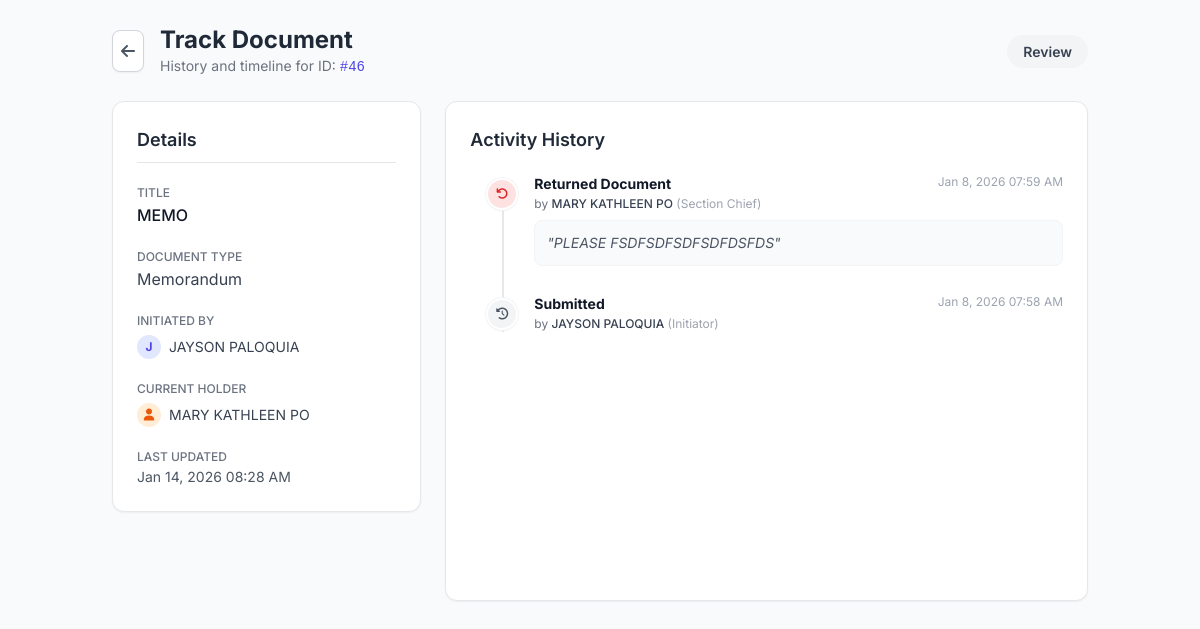
Before: /track_document.php?id=46 (signed in) with the older database file.
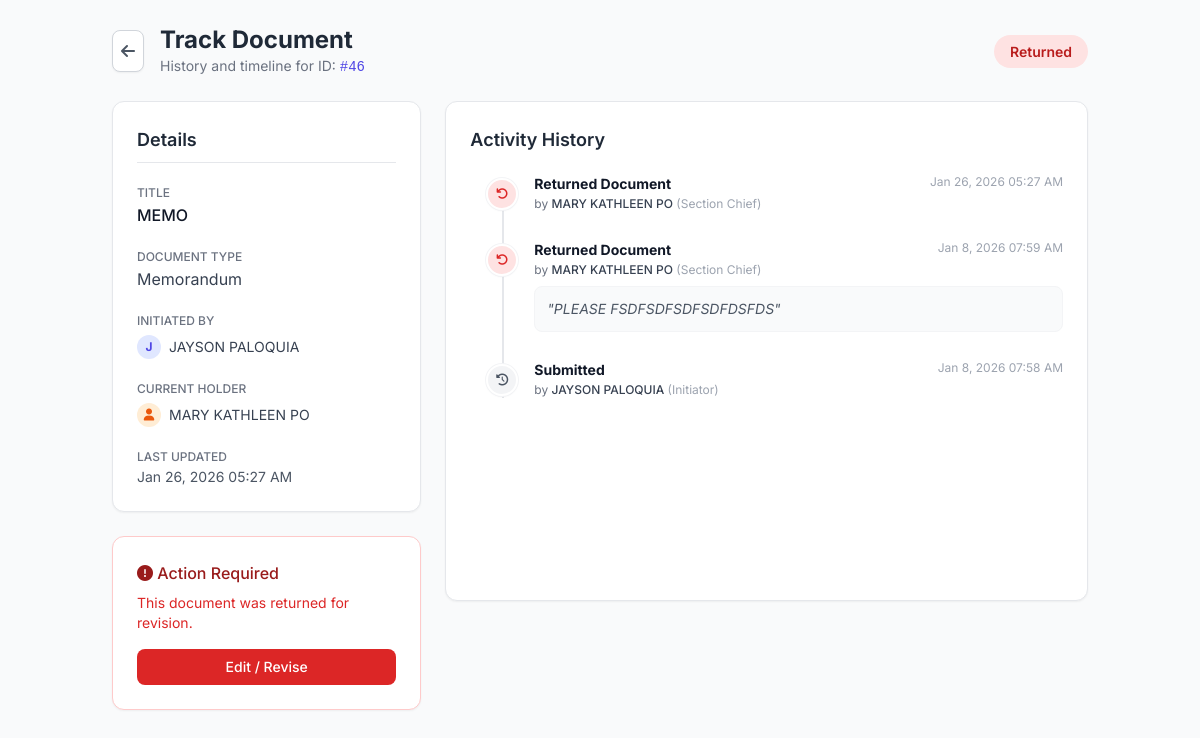
After: the same page with the newer database file.
### tables this page shows
CREATE TABLE `documents` (
  `doc_id` int(11) NOT NULL,
  `title` varchar(255) NOT NULL,
  `doc_type` varchar(100) NOT NULL,
  `status` enum('Draft','Review','Signing','Completed','Returned','Archived') NOT NULL,
  `remarks` text DEFAULT NULL,
  `initiator_id` int(11) NOT NULL,
  `current_owner_id` int(11) DEFAULT NULL,
  `created_at` timestamp NOT NULL DEFAULT current_timestamp(),
  `updated_at` timestamp NOT NULL DEFAULT current_timestamp() ON UPDATE current_timestamp(),
  `Station` text NOT NULL
);

CREATE TABLE `document_actions` (
  `action_id` int(11) NOT NULL,
  `doc_id` int(11) NOT NULL,
  `user_id` int(11) NOT NULL,
  `action` varchar(255) NOT NULL COMMENT 'e.g., Submitted, Drafted, Approved, Signed, Returned',
  `message` text DEFAULT NULL,
  `created_at` timestamp NOT NULL DEFAULT current_timestamp()
);

CREATE TABLE `users` (
  `user_id` int(11) NOT NULL,
  `email` varchar(255) NOT NULL,
  `password_hash` varchar(255) NOT NULL,
  `first_name` varchar(100) NOT NULL,
  `middle_name` varchar(100) DEFAULT NULL,
  `last_name` varchar(100) NOT NULL,
  `suffix` varchar(20) DEFAULT NULL,
  `position` varchar(100) DEFAULT NULL,
  `designation` varchar(100) DEFAULT NULL,
  `division` varchar(100) DEFAULT NULL,
  `sex` enum('Male','Female','Other','Prefer not to say') DEFAULT NULL,
  `contact_number` varchar(50) DEFAULT NULL,
  `role` enum('Initiator','Section Chief','Division Chief','ARD','RED','Records Office','Admin') NOT NULL DEFAULT 'Initiator',
  `status` varchar(50) NOT NULL DEFAULT 'Pending',
  `verification_token` varchar(255) DEFAULT NULL,
  `token_expiry` datetime DEFAULT NULL,
  `reset_token` varchar(255) DEFAULT NULL,
  `reset_token_expiry` datetime DEFAULT NULL,
  `created_at` timestamp NOT NULL DEFAULT current_timestamp(),
  `otos_userlink` int(11) NOT NULL,
  `profile_picture_path` varchar(255) DEFAULT NULL
);

### track_document.php (the view, shortened to what the changed rows need)
<?php
$conn = null;
$doc_id = (int)$_GET['id'];
$doc_info = null;
$history = [];
if ($conn) {
    $sql_doc = "SELECT d.*,
                CONCAT(u.first_name, ' ', u.last_name) as initiator_name,
                CONCAT(own.first_name, ' ', own.last_name) as current_owner_name
                FROM documents d
                LEFT JOIN users u ON d.initiator_id = u.user_id
                LEFT JOIN users own ON d.current_owner_id = own.user_id
                WHERE d.doc_id = ?";
    $stmt = $conn->prepare($sql_doc);
    $stmt->bind_param("i", $doc_id);
    $stmt->execute();
    $result_doc = $stmt->get_result();
    $doc_info = $result_doc->fetch_assoc();
    $sql_hist = "SELECT da.*,
                 CONCAT(u.first_name, ' ', u.last_name) as actor_name,
                 u.role as actor_role
                 FROM document_actions da
                 LEFT JOIN users u ON da.user_id = u.user_id
                 WHERE da.doc_id = ?
                 ORDER BY da.created_at DESC";
    $stmt = $conn->prepare($sql_hist);
    $stmt->bind_param("i", $doc_id);
    $stmt->execute();
    $result_hist = $stmt->get_result();
    while ($row = $result_hist->fetch_assoc()) {
        $history[] = $row;
    }
}
function getActionStyle($action) {
    $action = strtolower($action);
    if (strpos($action, 'created') !== false || strpos($action, 'draft') !== false) {
        return ['icon' => 'fa-plus', 'color' => 'bg-blue-100 text-blue-600', 'border' => 'border-blue-200'];
    } elseif (strpos($action, 'returned') !== false || strpos($action, 'reject') !== false) {
        return ['icon' => 'fa-undo', 'color' => 'bg-red-100 text-red-600', 'border' => 'border-red-200'];
    } elseif (strpos($action, 'signed') !== false || strpos($action, 'approved') !== false) {
        return ['icon' => 'fa-file-signature', 'color' => 'bg-green-100 text-green-600', 'border' => 'border-green-200'];
    } elseif (strpos($action, 'completed') !== false || strpos($action, 'final') !== false) {
        return ['icon' => 'fa-check-double', 'color' => 'bg-indigo-100 text-indigo-600', 'border' => 'border-indigo-200'];
    } elseif (strpos($action, 'forwarded') !== false) {
        return ['icon' => 'fa-share', 'color' => 'bg-orange-100 text-orange-600', 'border' => 'border-orange-200'];
    }
    return ['icon' => 'fa-history', 'color' => 'bg-gray-100 text-gray-600', 'border' => 'border-gray-200'];
}
?>
<!DOCTYPE html>
<html lang="en">
<head>
    <script src="https://cdn.tailwindcss.com"></script>
    <link rel="stylesheet" href="https://cdnjs.cloudflare.com/ajax/libs/font-awesome/6.4.0/css/all.min.css">
</head>
<body class="p-6 max-w-5xl mx-auto">
    <div class="mb-6 flex items-center justify-between">
        <div class="flex items-center gap-4">
            <div>
                <h1 class="text-2xl font-bold text-gray-800">Track Document</h1>
            </div>
        </div>
        <div>
            <span class="px-4 py-2 rounded-full text-sm font-semibold
                <?php
                $st = $doc_info['status'] ?? 'Unknown';
                if($st == 'Returned') echo 'bg-red-100 text-red-700';
                elseif($st == 'Completed') echo 'bg-green-100 text-green-700';
                elseif($st == 'Signing') echo 'bg-blue-100 text-blue-700';
                else echo 'bg-gray-100 text-gray-700';
                ?>">
                <?php echo htmlspecialchars($st); ?>
            </span>
        </div>
    </div>
    <?php if (!$doc_info): ?>
        <div class="bg-red-50 border border-red-200 text-red-700 p-4 rounded-lg">
            <i class="fas fa-exclamation-triangle mr-2"></i> Document not found or you do not have permission to view it.
        </div>
    <?php else: ?>
        <div class="grid grid-cols-1 md:grid-cols-3 gap-6">
            <div class="md:col-span-1 space-y-6">
                <div class="bg-white rounded-xl shadow-sm border border-gray-200 p-6">
                    <h2 class="text-lg font-semibold text-gray-800 mb-4 border-b pb-2">Details</h2>
                    <div class="space-y-4">
                        <div>
                            <label class="text-xs font-medium text-gray-500 uppercase">Title</label>
                            <p class="text-gray-900 font-medium"><?php echo htmlspecialchars($doc_info['title']); ?></p>
                        </div>
                        <div>
                            <label class="text-xs font-medium text-gray-500 uppercase">Document Type</label>
                            <p class="text-gray-700"><?php echo htmlspecialchars($doc_info['doc_type']); ?></p>
                        </div>
                        <div>
                            <label class="text-xs font-medium text-gray-500 uppercase">Initiated By</label>
                            <div class="flex items-center gap-2 mt-1">
                                <div class="w-6 h-6 rounded-full bg-indigo-100 flex items-center justify-center text-xs text-indigo-600 font-bold">
                                    <?php echo substr($doc_info['initiator_name'], 0, 1); ?>
                                </div>
                                <span class="text-sm text-gray-700"><?php echo htmlspecialchars($doc_info['initiator_name']); ?></span>
                            </div>
                        </div>
                        <?php if($doc_info['current_owner_name']): ?>
                        <div>
                            <label class="text-xs font-medium text-gray-500 uppercase">Current Holder</label>
                            <div class="flex items-center gap-2 mt-1">
                                <div class="w-6 h-6 rounded-full bg-orange-100 flex items-center justify-center text-xs text-orange-600 font-bold">
                                    <i class="fas fa-user"></i>
                                </div>
                                <span class="text-sm text-gray-700"><?php echo htmlspecialchars($doc_info['current_owner_name']); ?></span>
                            </div>
                        </div>
                        <?php endif; ?>
                        <div>
                            <label class="text-xs font-medium text-gray-500 uppercase">Last Updated</label>
                            <p class="text-sm text-gray-600"><?php echo date("M j, Y h:i A", strtotime($doc_info['updated_at'])); ?></p>
                        </div>
                    </div>
                </div>
                <?php if($doc_info['status'] == 'Returned'): ?>
                <div class="bg-white rounded-xl shadow-sm border border-red-200 p-6 bg-red-50">
                    <h3 class="text-red-800 font-medium mb-2"><i class="fas fa-exclamation-circle"></i> Action Required</h3>
                    <p class="text-sm text-red-600 mb-4">This document was returned for revision.</p>
                    <a href="edit_document.php?id=<?php echo $doc_id; ?>" class="block w-full text-center bg-red-600 hover:bg-red-700 text-white py-2 rounded-lg text-sm font-medium transition">
                        Edit / Revise
                    </a>
                </div>
                <?php endif; ?>
            </div>
            <div class="md:col-span-2">
                <div class="bg-white rounded-xl shadow-sm border border-gray-200 p-6 min-h-[500px]">
                    <h2 class="text-lg font-semibold text-gray-800 mb-6">Activity History</h2>
                    <?php if (empty($history)): ?>
                        <p class="text-gray-500 text-sm italic">No history records found.</p>
                    <?php else: ?>
                        <div class="relative pl-4">
                            <div class="absolute left-8 top-0 bottom-0 w-0.5 bg-gray-200"></div>
                            <div class="space-y-8">
                                <?php foreach ($history as $index => $event):
                                    $style = getActionStyle($event['action']);
                                    $date = new DateTime($event['created_at']);
                                ?>
                                    <div class="relative flex gap-4">
                                        <div class="relative z-10 flex-shrink-0 w-8 h-8 rounded-full <?php echo $style['color']; ?> flex items-center justify-center border-2 border-white shadow-sm ring-1 ring-gray-100">
                                            <i class="fas <?php echo $style['icon']; ?> text-xs"></i>
                                        </div>
                                        <div class="flex-1 -mt-1">
                                            <div class="flex flex-col sm:flex-row sm:justify-between sm:items-start">
                                                <div>
                                                    <p class="text-sm font-bold text-gray-900">
                                                        <?php echo htmlspecialchars($event['action']); ?>
                                                    </p>
                                                    <p class="text-xs text-gray-500 mt-0.5">
                                                        by <span class="font-medium text-gray-700"><?php echo htmlspecialchars($event['actor_name']); ?></span>
                                                        <span class="text-gray-400">(<?php echo htmlspecialchars($event['actor_role'] ?? 'User'); ?>)</span>
                                                    </p>
                                                </div>
                                                <div class="text-xs text-gray-400 mt-1 sm:mt-0 whitespace-nowrap">
                                                    <?php echo $date->format('M j, Y h:i A'); ?>
                                                </div>
                                            </div>
                                            <?php if (!empty($event['remarks']) || !empty($event['message'])):
                                                $msg = !empty($event['remarks']) ? $event['remarks'] : $event['message'];
                                            ?>
                                                <div class="mt-2 p-3 bg-gray-50 rounded-lg border border-gray-100 text-sm text-gray-600 italic">
                                                    "<?php echo nl2br(htmlspecialchars($msg)); ?>"
                                                </div>
                                            <?php endif; ?>
                                        </div>
                                    </div>
                                <?php endforeach; ?>
                            </div>
                        </div>
                    <?php endif; ?>
                </div>
            </div>
        </div>
    <?php endif; ?>
</body>
</html>

Changed rows visible on the page:
changed documents "MEMO": status "Review" → "Returned"; updated_at "Jan 14, 2026 08:28 AM" → "Jan 26, 2026 05:27 AM"
added document_actions: action "Returned Document", actor_name "MARY KATHLEEN PO", user.role "Section Chief", created_at "Jan 26, 2026 05:27 AM"
Other visible differences:
text now shown: "Action Required This document was returned for revision. Edit / Revise"
